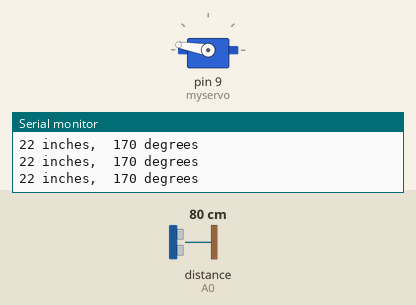
Recording of a sketch running on a simulated Arduino Uno, built with avr-gcc and run on an emulated ATmega328P. On the bench: servo, the last lines printed to the serial monitor. Wiring (inferred from the names in the program): ultrasonic range finder: trigger A1; echo A0. Inputs (shaded band) come from the test bench; at power-on: distance to the obstacle (sensor on A0) 80 cm. The echo pulse lasts 58.3 µs per cm.

Above: at 1.2 s.
1.3 s: distance to the obstacle (sensor on A0) set to 2 cm
At 1.8 s:
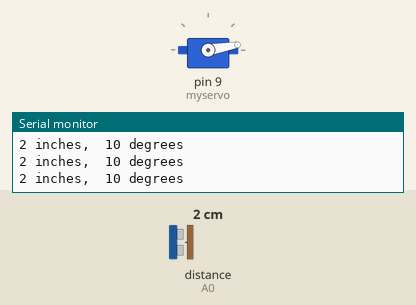
2.8 s: distance to the obstacle (sensor on A0) set to 35 cm
At 3.6 s:
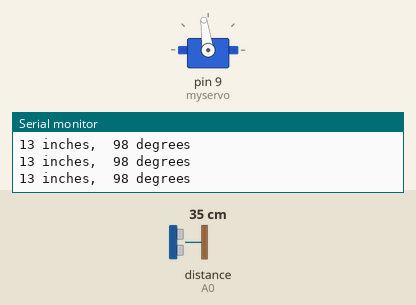
4.3 s: distance to the obstacle (sensor on A0) set to 18 cm
At 5.0 s:
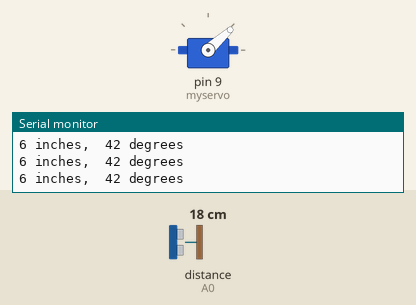
5.8 s: distance to the obstacle (sensor on A0) set to 4 cm
At 7.0 s:
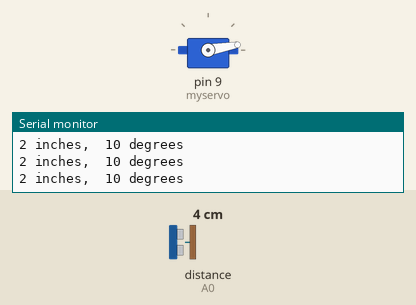
7.3 s: distance to the obstacle (sensor on A0) set to 60 cm
At 8.0 s:
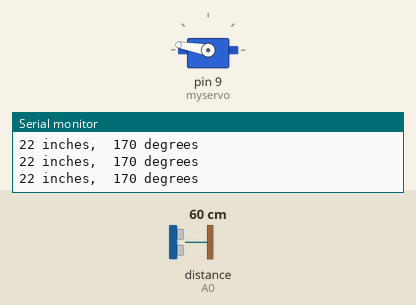
Timing chart, 0 to 9.8 s (numbered marks = the images above; inputs shaded):
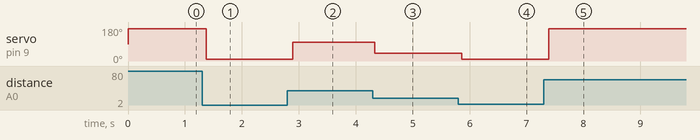

Measured:
- after the input at 1.3 s, servo on pin 9 (myservo): 170° → 10° after 0.08 s
- after the input at 2.8 s, servo on pin 9 (myservo): 10° → 98° after 0.09 s
- after the input at 4.3 s, servo on pin 9 (myservo): 98° → 42° at once
- after the input at 5.8 s, servo on pin 9 (myservo): 42° → 10° after 0.07 s
- after the input at 7.3 s, servo on pin 9 (myservo): 10° → 170° after 0.09 s

The sketch:

Ping_4Pin.ino
```cpp
/* Ping))) Sensor

   This program reads a HC-SR04 ultrasonic rangefinder (URF) and returns
   the distance to the closest object in range. To do this, it sends
   a pulse to the sensor to initiate a reading, then listens for a pulse
   to return.  The length of the returning pulse is proportional to
   the distance of the object from the sensor.

   The circuit:
	* Vcc  connection of the HC-SR04 attached to +5V
    	* Echo connection of the HC-SR04 attached to A0
        * Trig connection of the HC-SR04 attached to A1
	* Gnd  connection of the HC-SR04 attached to ground

   Created   3 Nov 2008 by David A. Mellis
   Modified 30 Aug 2011 by Tom Igoe
   Modified 12 Jan 2013 by F. Zia to implement HC-SR04 4-pin interface
   Modified  3 Mar 2021 by O. Atolagbe

*/

// Arduino pin numbers for the sensor output and input pins

// create servo object to control a servo
#include <Servo.h>
Servo myservo;
// define ping sensor data pins
const int pingEcho = A0, pingTrig = A1;

void setup() {
  // initialize serial communication
  Serial.begin(9600);
  // initialize servo motor connection
  myservo.attach(9);  // attaches the servo on pin 9 to the servo object
  // initialize sensor pins
  pinMode(pingTrig, OUTPUT);
  pinMode(pingEcho,  INPUT);
}

void loop()
{
  // establish variables for duration of the ping,
  // and the distance result in inches and centimeters:
  long duration, inches, val;

  // The HC-SR04 is triggered by a HIGH pulse of 2 or more microseconds.
  // Give a short LOW pulse beforehand to ensure a clean HIGH pulse
  digitalWrite(pingTrig,  LOW);
  delayMicroseconds(2);
  digitalWrite(pingTrig, HIGH);
  delayMicroseconds(10);
  digitalWrite(pingTrig,  LOW);

  // The Echo pin is used to read the signal from HC-SR04; a HIGH
  // pulse whose duration is the time (in microseconds) from the sending
  // of the ping to the reception of its echo off of an object.
  duration = pulseIn(pingEcho, HIGH);

  // convert the time into a distance
  inches = constrain(microsecondsToInches(duration), 2, 22);

  val = map(inches, 2, 22, 10, 170);
  // sets the servo position according to the scaled value
  myservo.write(val);

  Serial.print(inches);
  Serial.print(" inches,\t");
  Serial.print(val);
  Serial.print(" degrees");
  Serial.println();

  delay(100);
}

long microsecondsToInches(long microseconds)
{
  // According to Parallax's datasheet for the Ping sensor, there are
  // 73.746 microseconds per inch (i.e. sound travels at 1130 feet per
  // second).  This gives the distance travelled by the ping, outbound
  // and return, so we divide by 2 to get the distance of the obstacle.
  // See: http://www.parallax.com/dl/docs/prod/acc/28015-PING-v1.3.pdf
  return microseconds / 73.8 / 2;
}
```
